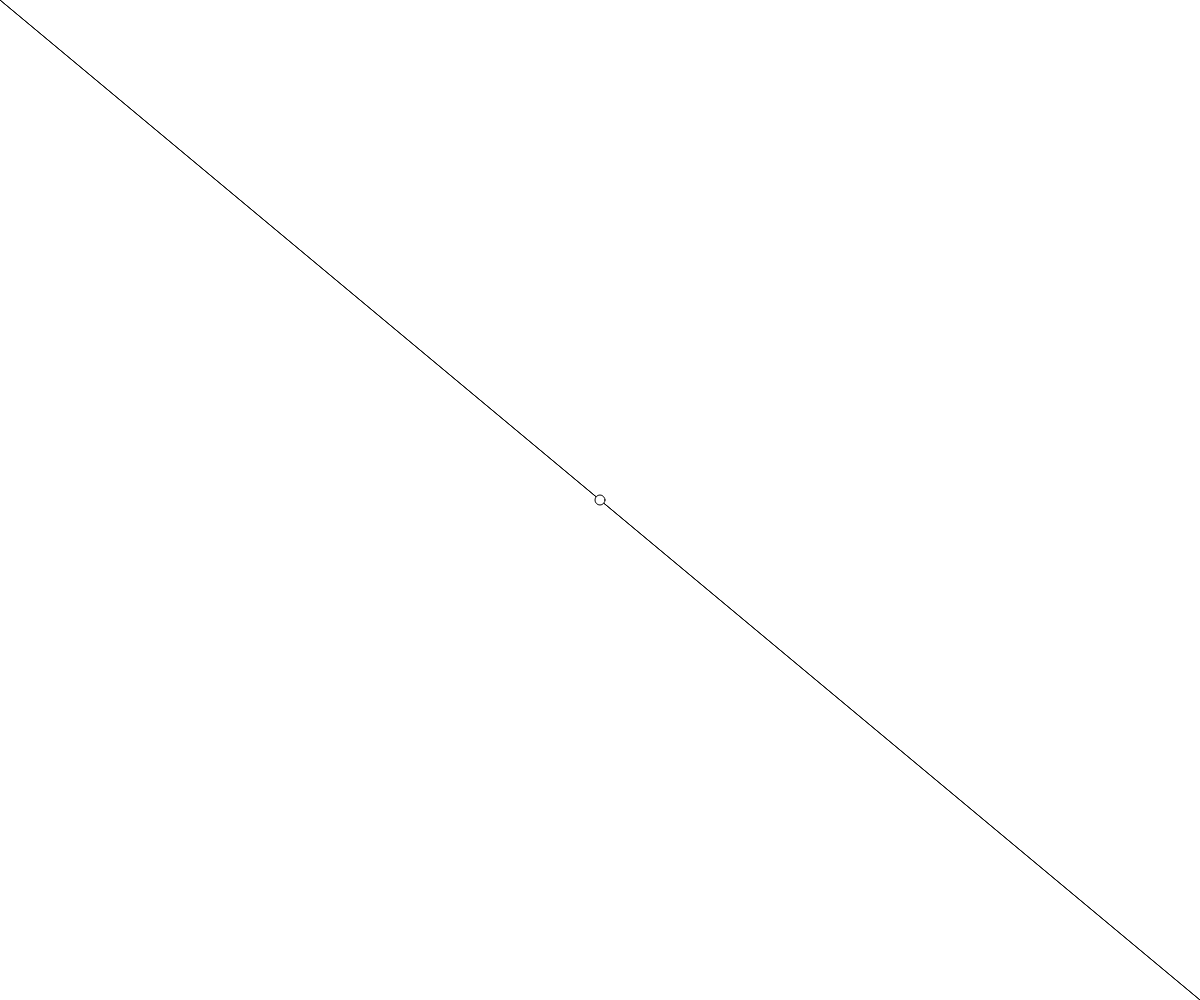
Frame 1 (no input)
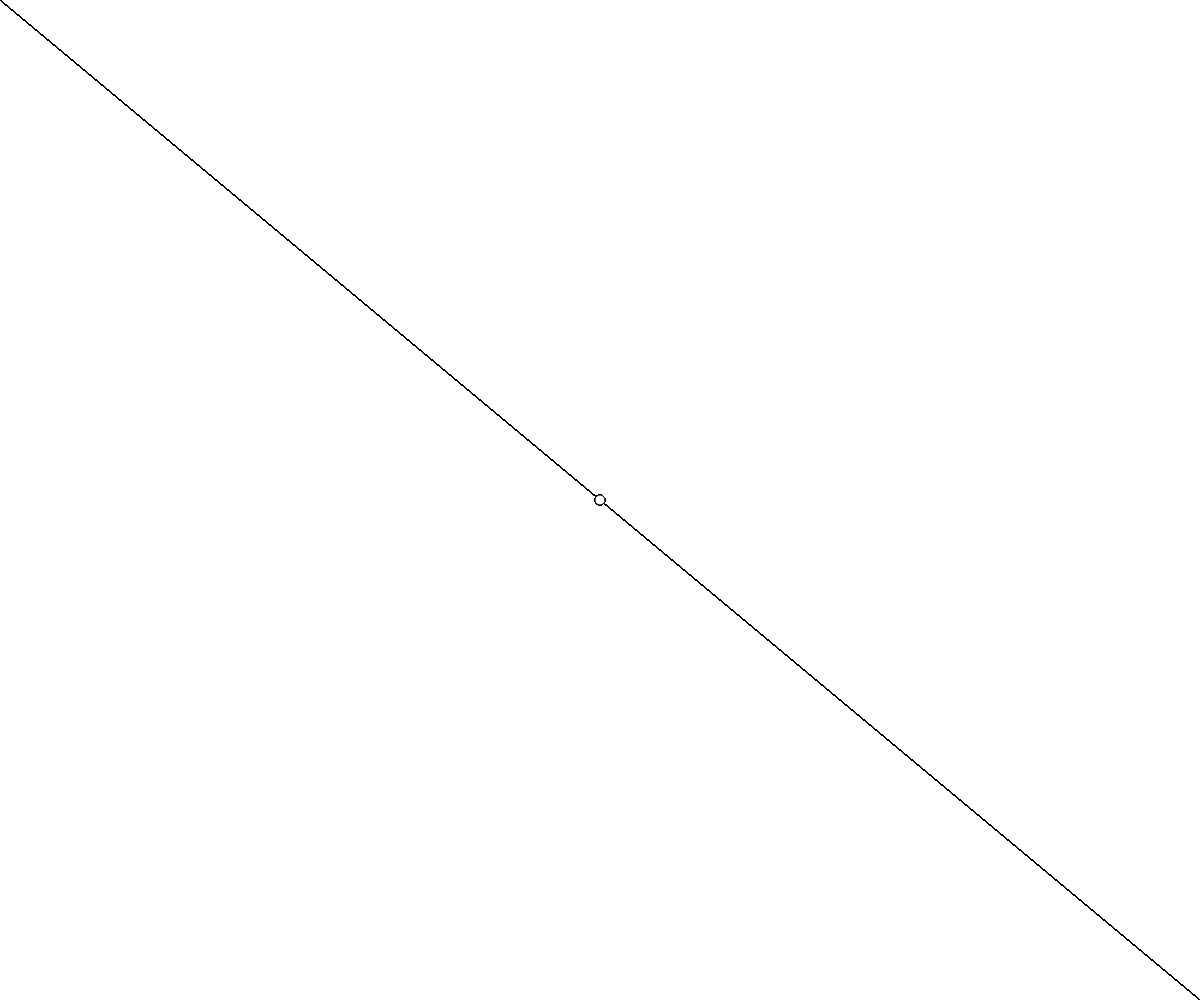
Frame 60 (no input)
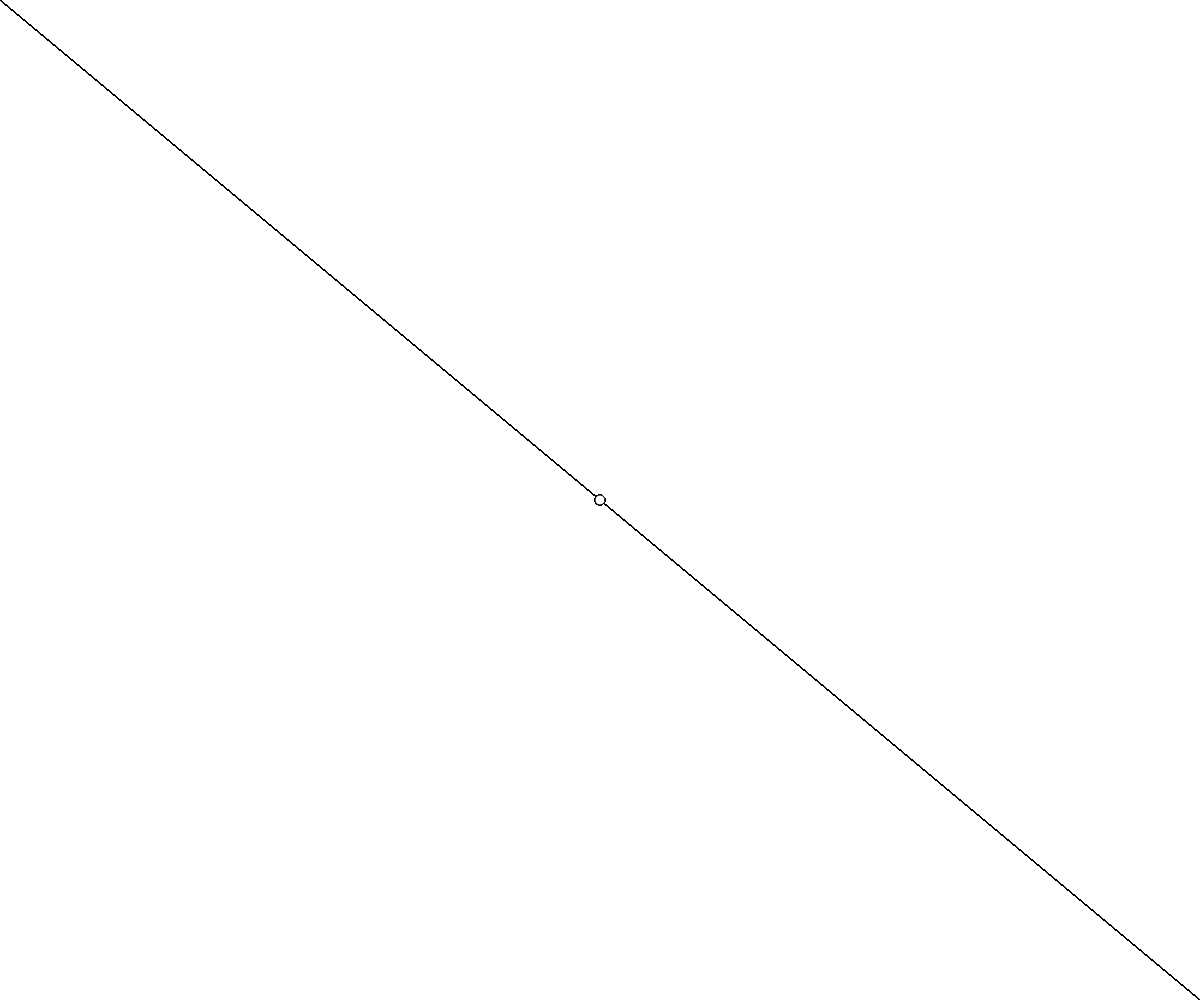
Frame 120 (the mouse pressed at the canvas centre since frame 60)

The p5.js sketch that drew these frames (run headless with seeded random() and noise() and a simulated clock; from frame 60 on, the mouse is pressed at the canvas centre):

// p5.js sketch
// ── sketch.js
var clicked = 0;

function setup() {
  createCanvas(windowWidth, windowHeight);
  background(255);
}

function draw() {
  // can you draw a X with the two line statemetn, i. e. from top left to bottom right and from bottom left ot top right
  // also please put the ellipse into the center of the sketch
  // Take a look at https://p5js.org/reference/#/p5/windowWidth for making your sketch fullscreen
  line(0,0,width,height);
  line(width,height,0,0);
  ellipse(width/2,height/2,10,10);
}

function mouseReleased() {
  if (clicked == 1) {
    clicked = 0;
    background(128);
    stroke(255);
  } else {
    clicked = 1;
    background(255);
    stroke(128);
  }
}
